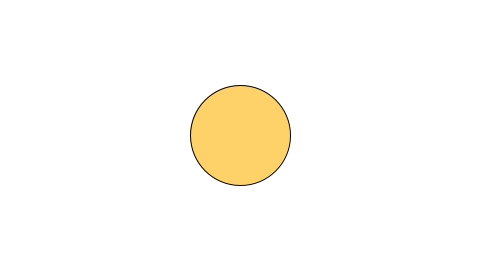
Frame 1 (no input)
Frame 60 (the mouse pressed at the canvas centre just before this capture): identical to frame 1, image omitted
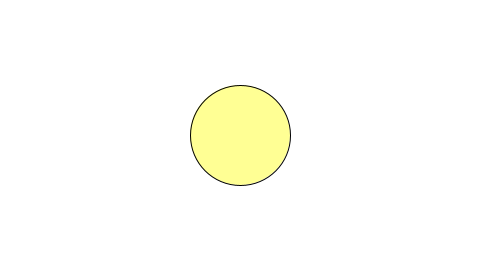
Frame 120 (the mouse held since frame 60 and released just before this capture)

The Processing sketch that drew these frames (run headless with seeded random() and noise(); from frame 60 on, the mouse is pressed at the canvas centre):

// Processing sketch: returnType
// ── returnType.pde
void setup() {
  size(480,270);
}

void draw() {
  background(255);
  stroke(0);
  
  float d = distance(width/2, height/2, mouseX, mouseY);
  fill(d*3,d*2,d);
  ellipseMode(CENTER);
  ellipse(width/2, height/2, 100, 100);
  
}

float distance(float x1,float x2, float y1, float y2) {
  float dx = x1 - x2;
  float dy = y1 - y2;
  float d = sqrt(dx*dx + dy*dy);
  return d;
}
